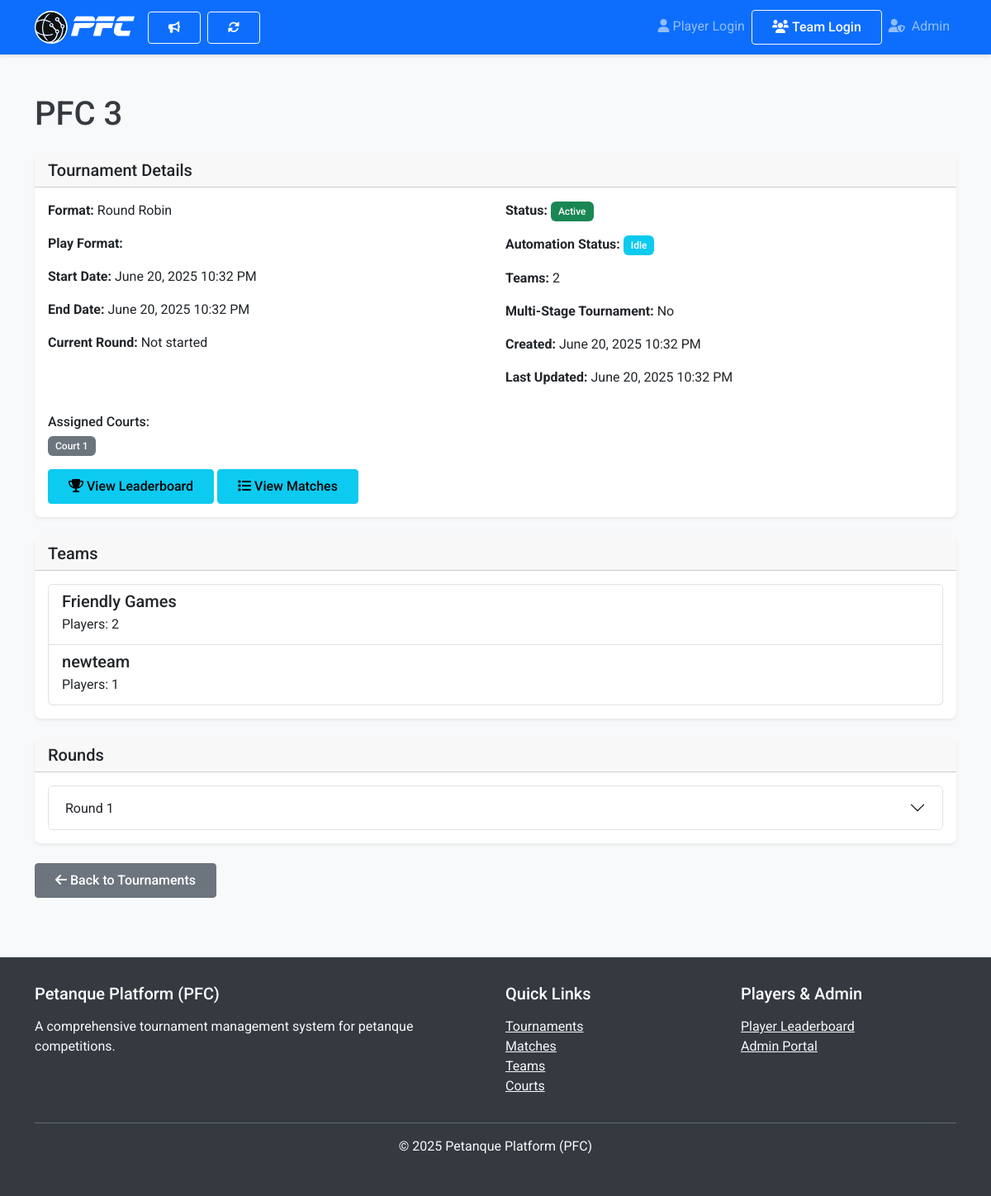
Screenshot of /tournaments/1/ with the database file from the repository.
### tournaments/models.py (models this page shows, shortened)
class Tournament(models.Model):
    TOURNAMENT_FORMATS = [
        ("round_robin", "Round Robin"),
        ("knockout", "Knockout"),
        ("swiss", "Swiss System"),
        ("multi_stage", "Multi-Stage"),
    ]
    PLAY_FORMATS = [
        ("triplets", "Triplets (3 players)"),
        ("doublets", "Doublets (2 players)"),
        ("tete_a_tete", "Tête-à-tête (1 player)"),
        ("mixed", "Mixed Formats"),
    ]
    AUTOMATION_STATUS_CHOICES = [
        ("idle", "Idle"),
        ("processing", "Processing"),
        ("error", "Error"),
        ("completed", "Completed"),
    ]
    name = models.CharField(max_length=100)
    description = models.TextField(blank=True, null=True)
    format = models.CharField(max_length=20, choices=TOURNAMENT_FORMATS, default="knockout")
    play_format = models.CharField(max_length=20, choices=PLAY_FORMATS)
    has_triplets = models.BooleanField(default=False)
    has_doublets = models.BooleanField(default=False)
    has_tete_a_tete = models.BooleanField(default=False)
    start_date = models.DateTimeField()
    end_date = models.DateTimeField()
    is_active = models.BooleanField(default=True)
    is_archived = models.BooleanField(default=False)
    is_multi_stage = models.BooleanField(default=False)
    teams = models.ManyToManyField(Team, through="TournamentTeam")
    courts = models.ManyToManyField(Court, through="TournamentCourt")
    created_at = models.DateTimeField(auto_now_add=True)
    updated_at = models.DateTimeField(auto_now=True)
    current_round_number = models.PositiveIntegerField(null=True, blank=True, default=0, help_text="Current round being played or 0 if not started")
    automation_status = models.CharField(max_length=20, choices=AUTOMATION_STATUS_CHOICES, default="idle", help_text="Status of the automated round generation")
    allowed_match_types = models.JSONField(
        default=dict,
        blank=True,
        help_text="Configuration for allowed match types (doublet, triplet, tete_a_tete) and mixed matches"
    )

class Round(models.Model):
    tournament = models.ForeignKey(Tournament, related_name="rounds", on_delete=models.CASCADE)
    stage = models.ForeignKey(Stage, related_name="rounds", on_delete=models.CASCADE, null=True, blank=True)
    number = models.PositiveIntegerField(help_text="Overall round number in the tournament")
    number_in_stage = models.PositiveIntegerField(default=1, help_text="Round number within the current stage")
    name = models.CharField(max_length=100, blank=True)
    is_complete = models.BooleanField(default=False)
    created_at = models.DateTimeField(auto_now_add=True)
    class Meta:
        unique_together = ("tournament", "number")
        ordering = ["number"]

### courts/models.py (models this page shows, shortened)
class Court(models.Model):
    number = models.IntegerField(unique=True)
    name = models.CharField(max_length=100, blank=True, help_text="Optional name for the court (e.g., Main Court)")
    location_description = models.TextField(blank=True, help_text="Description of the court's location")
    is_available = models.BooleanField(default=True, help_text="If True, court is available for use. If False, court is occupied by a match")
    class Meta:
        ordering = ['number'] # Corrected syntax

### teams/models.py (models this page shows, shortened)
class Team(models.Model):
    name = models.CharField(max_length=100)
    pin = models.CharField(max_length=6, unique=True, default=generate_pin)
    created_at = models.DateTimeField(auto_now_add=True)
    updated_at = models.DateTimeField(auto_now=True)
    parent_team = models.ForeignKey(
        'self',
        null=True,
        blank=True,
        on_delete=models.CASCADE,
        related_name='subteams',
        help_text="Parent team if this is a subteam"
    )
    is_subteam = models.BooleanField(
        default=False,
        help_text="True if this team is a subteam of another team"
    )
    subteam_type = models.CharField(
        max_length=20,
        blank=True,
        null=True,
        choices=[
            ('triplet', 'Triplet'),
            ('doublette', 'Doublette'),
            ('tete_a_tete', 'Tête-à-tête'),
        ],
        help_text="Type of subteam (triplet, doublette, etc.)"
    )

### tournaments/views.py (the view)
# urls.py: path('<int:tournament_id>/', views.tournament_detail, name='tournament_detail'),
def tournament_detail(request, tournament_id):
    tournament = get_object_or_404(Tournament, id=tournament_id)
    rounds = tournament.rounds.all().order_by('number')
    teams = tournament.teams.all()
    from leaderboards.views import update_tournament_leaderboard
    update_tournament_leaderboard(tournament)
    context = {
        'tournament': tournament,
        'rounds': rounds,
        'teams': teams,
    }
    return render(request, 'tournaments/tournament_detail.html', context)

### pfc_core/context_processors.py (called while the page is built)
def auth_context(request):
    codename_context = SessionManager.get_session_context(request)
    team_context = TeamSessionManager.get_team_session_data(request)
    return {
        **codename_context,
        'team_session': team_context
    }

### pfc_core/session_utils.py (called while the page is built)
    @staticmethod
    def get_logged_in_codename(request):
        if request.session.get('session_active'):
            return request.session.get('player_codename')
        return None

    @staticmethod
    def is_logged_in(request):
        return bool(request.session.get('session_active') and
                   request.session.get('player_codename'))

    @staticmethod
    def get_logged_in_pin(request):
        if request.session.get('team_session_active'):
            return request.session.get('team_pin')
        return None

    @staticmethod
    def is_team_logged_in(request):
        return bool(request.session.get('team_session_active') and
                   request.session.get('team_pin'))

### pfc_core/team_session_utils.py (called while the page is built)
    @classmethod
    def get_team_pin(cls, request):
        return request.session.get(cls.SESSION_KEY)

    @classmethod
    def get_team_name(cls, request):
        return request.session.get(cls.TEAM_NAME_KEY)

    @classmethod
    def is_team_logged_in(cls, request):
        return cls.SESSION_KEY in request.session

    @classmethod
    def get_remember_preference(cls, request):
        return request.session.get(cls.REMEMBER_KEY, False)

    @classmethod
    def get_team_session_data(cls, request):
        return {
            'team_pin': cls.get_team_pin(request),
            'team_name': cls.get_team_name(request),
            'is_logged_in': cls.is_team_logged_in(request),
            'remember_me': cls.get_remember_preference(request)
        }

### templates/tournaments/tournament_detail.html (shortened to what this page needs)
{% extends 'base.html' %}
{% block content %}
<div class="container mt-4">
    <div class="row">
        <div class="col-12">
            <h1 class="mb-4">{{ tournament.name }}</h1>
            <div class="card mb-4">
                <div class="card-header d-flex justify-content-between align-items-center">
                    <h5 class="mb-0">Tournament Details</h5>
                </div>
                <div class="card-body">
                    <div class="row">
                        <div class="col-md-6">
                            <p><strong>Format:</strong> {{ tournament.get_format_display }}</p>
                            <p><strong>Play Format:</strong> {{ tournament.get_play_format_display }}</p>
                            <p><strong>Start Date:</strong> {{ tournament.start_date|date:"F j, Y g:i A" }}</p>
                            <p><strong>End Date:</strong> {{ tournament.end_date|date:"F j, Y g:i A" }}</p>
                            <p><strong>Current Round:</strong> {{ tournament.current_round_number|default:"Not started" }}</p>
                        </div>
                        <div class="col-md-6">
                            <p><strong>Status:</strong>
                                {% if tournament.is_active %}
                                    <span class="badge bg-success">Active</span>
                                {% elif tournament.is_archived %}
                                    <span class="badge bg-secondary">Archived</span>
                                {% else %}
                                    <span class="badge bg-warning">Inactive</span>
                                {% endif %}
                            </p>
                            <p><strong>Automation Status:</strong> <span class="badge bg-info">{{ tournament.get_automation_status_display }}</span></p>
                            <p><strong>Teams:</strong> {{ teams|length }}</p>
                            <p><strong>Multi-Stage Tournament:</strong> {% if tournament.is_multi_stage %}Yes{% else %}No{% endif %}</p>
                            <p><strong>Created:</strong> {{ tournament.created_at|date:"F j, Y g:i A" }}</p>
                            <p><strong>Last Updated:</strong> {{ tournament.updated_at|date:"F j, Y g:i A" }}</p>
                        </div>
                    </div>
                    {% if tournament.courts.all %}
                    <div class="mt-3">
                        <h6>Assigned Courts:</h6>
                        <div class="d-flex flex-wrap gap-2">
                            {% for court in tournament.courts.all %}
                                <span class="badge bg-secondary">Court {{ court.number }}</span>
                            {% endfor %}
                        </div>
                    </div>
                    {% endif %}
                    <div class="mt-3">
                        <a href="{% url 'tournament_leaderboard' tournament.id %}" class="btn btn-info">
                            <i class="fas fa-trophy"></i> View Leaderboard
                        </a>
                        <a href="{% url 'tournament_matches' tournament.id %}" class="btn btn-info">
                            <i class="fas fa-list"></i> View Matches
                        </a>
                    </div>
                </div>
            </div>
            <div class="card mb-4">
                <div class="card-header d-flex justify-content-between align-items-center">
                    <h5 class="mb-0">Teams</h5>
                </div>
                <div class="card-body">
                    {% if teams %}
                        <div class="list-group">
                            {% for team in teams %}
                                <a href="{% url 'team_detail' team.id %}" class="list-group-item list-group-item-action">
                                    <h5 class="mb-1">{{ team.name }}</h5>
                                    <p class="mb-1">Players: {{ team.players.count }}</p>
                                </a>
                            {% endfor %}
                        </div>
                    {% else %}
                        <p class="text-muted">No teams assigned to this tournament yet.</p>
                    {% endif %}
                </div>
            </div>
            <div class="card">
                <div class="card-header">
                    <h5 class="mb-0">Rounds</h5>
                </div>
                <div class="card-body">
                    {% if rounds %}
                        <div class="accordion" id="roundsAccordion">
                            {% for round in rounds %}
                                <div class="accordion-item">
                                    <h2 class="accordion-header" id="heading{{ round.id }}">
                                        <button class="accordion-button collapsed" type="button" data-bs-toggle="collapse" data-bs-target="#collapse{{ round.id }}" aria-expanded="false" aria-controls="collapse{{ round.id }}">
                                            Round {{ round.number }}
                                        </button>
                                    </h2>
                                </div>
                            {% endfor %}
                        </div>
                    {% else %}
                        <p class="text-muted">No rounds created for this tournament yet.</p>
                    {% endif %}
                </div>
            </div>
            <div class="mt-4">
                <a href="{% url 'tournament_list' %}" class="btn btn-secondary">
                    <i class="fas fa-arrow-left"></i> Back to Tournaments
                </a>
            </div>
        </div>
    </div>
</div>
{% endblock %}

### static/css/styles.css (style rules this page uses)
body { font-family: 'Roboto', sans-serif; background-color: #f8f9fa; color: #343a40; }
.card { border-radius: 0.5rem; border: none; box-shadow: 0 0.125rem 0.25rem rgba(0,0,0,0.075); transition: all 0.3s ease; }
.card-header { border-top-left-radius: 0.5rem !important; border-top-right-radius: 0.5rem !important; font-weight: 500; }
.btn { border-radius: 0.25rem; padding: 0.5rem 1.5rem; font-weight: 500; transition: all 0.2s ease; }
.badge { padding: 0.5em 0.75em; font-weight: 500; }

### rows the page displays
Tournament: name "PFC 3", format "Round Robin", start_date "June 20, 2025 10:32 PM", end_date "June 20, 2025 10:32 PM", current_round_number "Not started", automation_status "Idle", created_at "June 20, 2025 10:32 PM", updated_at "June 20, 2025 10:32 PM"
Court: number "1"
Team: name "Friendly Games", players.count "2"
Team: name "newteam", players.count "1"
Round: number "1"

### other values shown
{{ teams|length }} "2"
